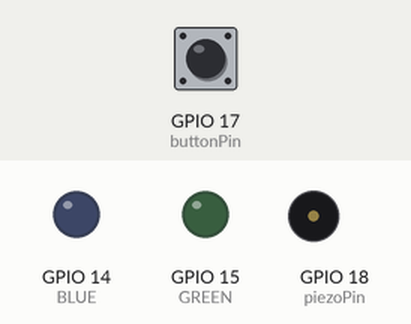
A program run on a simulated Raspberry Pi (BCM pin numbers). On the bench: output pins drawn as LEDs (lit = HIGH), buzzer (waves = sounding). The test bench sets the inputs (shaded band); at power-on: GPIO 17 (buttonPin) HIGH. What the program prints to the terminal is not drawn.

Above: at 1.2 s.
1.3 s: GPIO 17 (buttonPin) pulled LOW for 0.15 s
At 2.5 s:
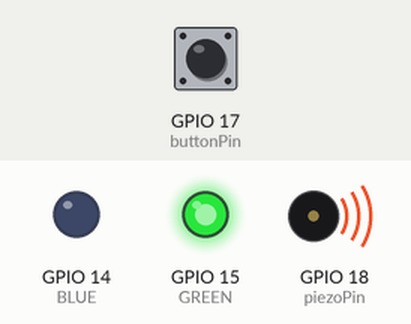
At 3.6 s:
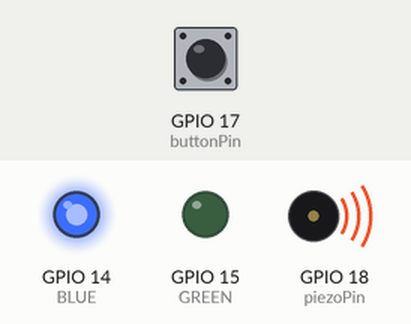
4.4 s: GPIO 17 (buttonPin) pulled LOW for 1 s
Timing chart, 0 to 13.4 s (numbered marks = the images above; inputs shaded):
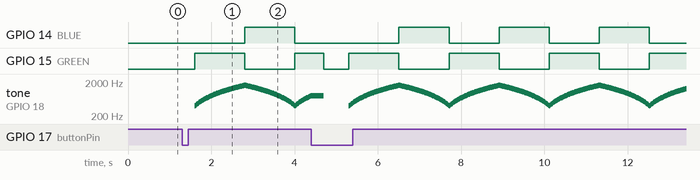

The program:

test1.py
```python
import RPi.GPIO as GPIO
import time

# GPIO 핀 번호 정의
piezoPin = 18	# 부저
GREEN = 15		# 빨강 LED
BLUE = 14		# 파랑 LED
buttonPin = 17  # 버튼 핀

# GPIO 모드 설정 (BCM 모드)
GPIO.setmode(GPIO.BCM)

# 출력 핀 설정
GPIO.setup(GREEN, GPIO.OUT)
GPIO.setup(BLUE, GPIO.OUT)
GPIO.setup(piezoPin, GPIO.OUT)

# 내부 풀업 저항 설정 (버튼 OFF - HIGH, ON - LOW)
GPIO.setup(buttonPin, GPIO.IN, pull_up_down=GPIO.PUD_UP)

# PWM 객체 생성 (부저 제어용, 초기 주파수 1000Hz)
sound = GPIO.PWM(piezoPin, 1000)

# 상태 변수 초기화
siren_on = False				# 사이렌 ON/OFF
last_button_state = GPIO.HIGH	# 이전 버튼 상태

try:
    while True:			# 무한 루프 실행
    	# 현재 버튼 상태 읽기
        current_button_state = GPIO.input(buttonPin)

        # 버튼 눌림 감지 (디바운싱)
        if last_button_state == GPIO.HIGH and current_button_state == GPIO.LOW:
            siren_on = not siren_on		# 사이렌 상태 토클
            time.sleep(0.3)  			# 디바운싱 딜레이 (버튼 중복 입력 방지)

            if siren_on:
                sound.start(50)			# PWM 시작 (듀티 사이클 50%)
                print("사이렌 ON")
            else:
                sound.stop()			# PWM 정지
                # 모든 LED 끄기
                GPIO.output(GREEN, GPIO.LOW)
                GPIO.output(BLUE, GPIO.LOW)
                print("사이렌 OFF")

        # 현재 버튼 상태 저장
        last_button_state = current_button_state

        if siren_on:
            # 사이렌 패턴 1: 주파수 상승 + 빨강  LED
            # 400Hz에서 1600Hz까지 20Hz씩 증가
            for freq in range(400, 1600, 20):
            	# 사이렌 작동 중에도 버튼 체크(즉시 종료 가능)
                current_button_state = GPIO.input(buttonPin)
                if last_button_state == GPIO.HIGH and current_button_state == GPIO.LOW:
                    siren_on = False
                    time.sleep(0.3)
                    sound.stop()
                    GPIO.output(GREEN, GPIO.LOW)
                    GPIO.output(BLUE, GPIO.LOW)
                    print("사이렌 OFF")
                    break
                last_button_state = current_button_state

                # 사이렌 OFF -> 루프 종료
                if not siren_on:
                    break

                # 주파수 변경 및 빨강 LED ON
                sound.ChangeFrequency(freq)
                GPIO.output(GREEN, GPIO.HIGH)
                GPIO.output(BLUE, GPIO.LOW)
                time.sleep(0.02)

            # 사이렌 패턴 2: 주파수 하강 +  파란 LED
            # 1600Hz에서 400Hz까지 20Hz씩 감소
            for freq in range(1600, 400, -20):
            	# 사이렌 작동 중에도 버튼 체크
                current_button_state = GPIO.input(buttonPin)
                if last_button_state == GPIO.HIGH and current_button_state == GPIO.LOW:
                    siren_on = False
                    time.sleep(0.3)
                    sound.stop()
                    GPIO.output(GREEN, GPIO.LOW)
                    GPIO.output(BLUE, GPIO.LOW)
                    print("사이렌 OFF")
                    break
                last_button_state = current_button_state

				# 사이렌 OFF -> 루프 종료
                if not siren_on:
                    break

                # 주파수 변경 및 파랑 LED ON
                sound.ChangeFrequency(freq)
                GPIO.output(GREEN, GPIO.LOW)
                GPIO.output(BLUE, GPIO.HIGH)
                time.sleep(0.02)
        else:
            time.sleep(0.05)

except KeyboardInterrupt:
    sound.stop()
    GPIO.output(GREEN, GPIO.LOW)
    GPIO.output(BLUE, GPIO.LOW)
    GPIO.cleanup()
    print("\n프로그램이 종료되었습니다.")
```

Measured:
- after the input at 1.3 s, GPIO 14 (BLUE): LOW → HIGH after 1.5 s, → LOW 1.2 s later; GPIO 15 (GREEN): LOW → HIGH after 0.30 s, → LOW 1.2 s later, → HIGH 1.2 s later
